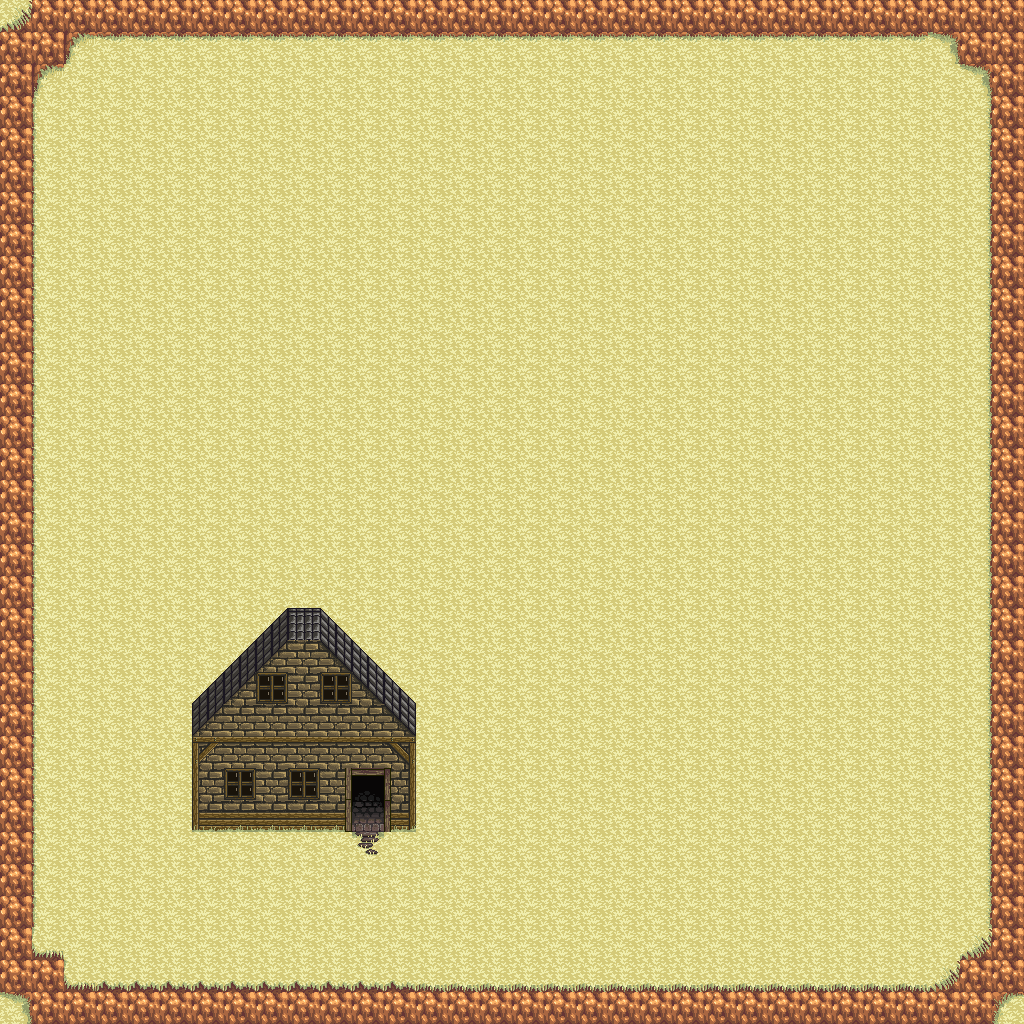

Tiled map render using the project's own tile images. Description and the map definition, with tile-layer contents summarised, below:
An orthogonal 32x32 tile map with 32x32 px tiles, 3 tile layers (Floor, Floor Block, Floor Deko), 4 tilesets.

<map version="1.4" tiledversion="2021.01.13" orientation="orthogonal" renderorder="right-down" width="32" height="32" tilewidth="32" tileheight="32" infinite="0" nextlayerid="4" nextobjectid="1">
 <tileset firstgid="1" source="decorations-medieval.tsx" />
 <tileset firstgid="1025" source="fence_medieval.tsx" />
 <tileset firstgid="1537" source="hyptosis_tile-art-batch-1.tsx" />
 <tileset firstgid="2437" source="hyptosis_tile-art-batch-3.tsx" />
 <layer id="1" name="Floor" width="32" height="32">
  <data>[1024 cells, 861 non-empty, 13 distinct tile ids]</data>
 </layer>
 <layer id="2" name="Floor Block" width="32" height="32" locked="1">
  <data>[1024 cells, 163 non-empty, 17 distinct tile ids]</data>
 </layer>
 <layer id="3" name="Floor Deko" width="32" height="32" locked="1">
  <data>[1024 cells, 10 non-empty, 4 distinct tile ids]</data>
 </layer>
</map>
